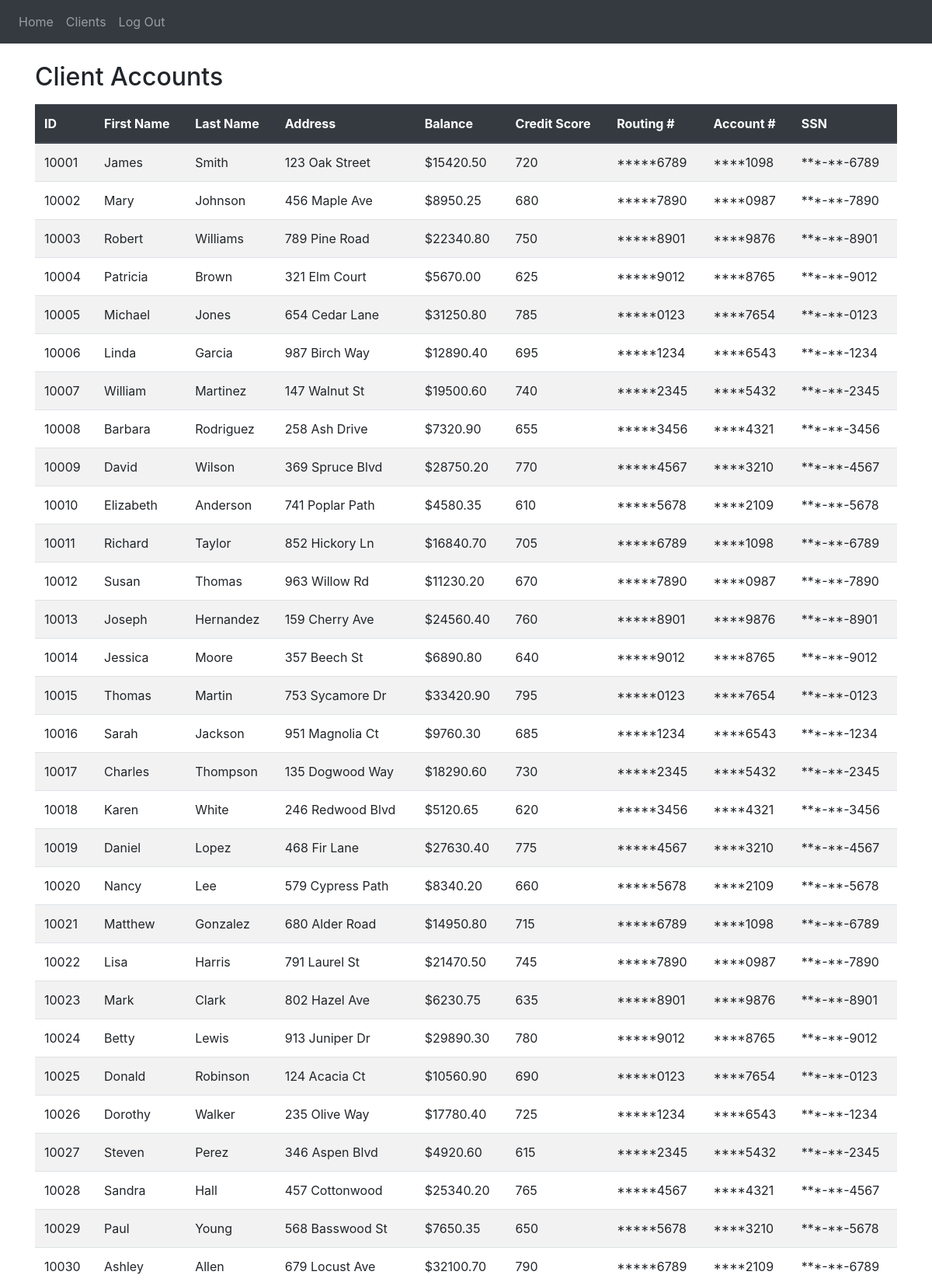
Screenshot of /clients (signed in, upper part) with the database file from the repository.
### website/models.py (models this page shows)
class Customer(db.Model):
    customerNum = db.Column(db.Integer, primary_key=True, nullable=False)
    customerFirst = db.Column(db.String(150))
    customerLast = db.Column(db.String(150))
    address = db.Column(db.String(20))
    balance = db.Column(db.Float)
    creditScore = db.Column(db.Integer)
    bankNumR = db.Column(db.Integer)
    bankNumA = db.Column(db.String(12))
    SSN = db.Column(db.Integer)

### website/views.py (the view)
@views.route('/clients')
@login_required
def customers():
    all_customers = Customer.query.all()
    return render_template("clients.html", customers=all_customers, user=current_user)

### website/templates/clients.html
{% extends "base.html" %}{% block title %}View Clients{% endblock %}
{% block content %}
<h2 class="mt-4">Client Accounts</h2>
<table class="table table-striped table-hover mt-3">
  <thead class="thead-dark">
    <tr>
      <th>ID</th>
      <th>First Name</th>
      <th>Last Name</th>
      <th>Address</th>
      <th>Balance</th>
      <th>Credit Score</th>
      <th>Routing #</th>
      <th>Account #</th>
      <th>SSN</th>
    </tr>
  </thead>
  <tbody>
    {% for c in customers %}
    <tr>
      <td>{{ c.customerNum }}</td>
      <td>{{ c.customerFirst }}</td>
      <td>{{ c.customerLast }}</td>
      <td>{{ c.address }}</td>
      <td>${{ "%.2f"|format(c.balance) }}</td>
      <td>{{ c.creditScore }}</td>
      {% if user.role in ['admin', 'owner'] %}
        <td>{{ c.bankNumR }}</td>
      {% else %}
        <td>*****{{ (c.bankNumR|string)[-4:] }}</td>
      {% endif %}
      {% if current_user.role in ['admin','owner'] %}
        <td>{{ c.bankNumA }}</td>
        <td>{{ c.SSN }}</td>
      {% else %}
        <td>****{{ c.bankNumA[-4:] }}</td>
        <td>***-**-{{ ("%09d"|format(c.SSN))[-4:] }}</td>
      {% endif %}
    </tr>
    {% endfor %}
  </tbody>
</table>
{% endblock %}

### rows the page displays
Customer: customerNum "10001", customerFirst "James", customerLast "Smith", address "123 Oak Street", balance "15420.50", creditScore "720", bankNumR "6789", bankNumA "1098", SSN "6789"
Customer: customerNum "10002", customerFirst "Mary", customerLast "Johnson", address "456 Maple Ave", balance "8950.25", creditScore "680", bankNumR "7890", bankNumA "0987", SSN "7890"
Customer: customerNum "10003", customerFirst "Robert", customerLast "Williams", address "789 Pine Road", balance "22340.80", creditScore "750", bankNumR "8901", bankNumA "9876", SSN "8901"
Customer: customerNum "10004", customerFirst "Patricia", customerLast "Brown", address "321 Elm Court", balance "5670.00", creditScore "625", bankNumR "9012", bankNumA "8765", SSN "9012"
Customer: customerNum "10005", customerFirst "Michael", customerLast "Jones", address "654 Cedar Lane", balance "31250.80", creditScore "785", bankNumR "0123", bankNumA "7654", SSN "0123"
Customer: customerNum "10006", customerFirst "Linda", customerLast "Garcia", address "987 Birch Way", balance "12890.40", creditScore "695", bankNumR "1234", bankNumA "6543", SSN "1234"
Customer: customerNum "10007", customerFirst "William", customerLast "Martinez", address "147 Walnut St", balance "19500.60", creditScore "740", bankNumR "2345", bankNumA "5432", SSN "2345"
Customer: customerNum "10008", customerFirst "Barbara", customerLast "Rodriguez", address "258 Ash Drive", balance "7320.90", creditScore "655", bankNumR "3456", bankNumA "4321", SSN "3456"
Customer: customerNum "10009", customerFirst "David", customerLast "Wilson", address "369 Spruce Blvd", balance "28750.20", creditScore "770", bankNumR "4567", bankNumA "3210", SSN "4567"
Customer: customerNum "10010", customerFirst "Elizabeth", customerLast "Anderson", address "741 Poplar Path", balance "4580.35", creditScore "610", bankNumR "5678", bankNumA "2109", SSN "5678"
Customer: customerNum "10011", customerFirst "Richard", customerLast "Taylor", address "852 Hickory Ln", balance "16840.70", creditScore "705", bankNumR "6789", bankNumA "1098", SSN "6789"
Customer: customerNum "10012", customerFirst "Susan", customerLast "Thomas", address "963 Willow Rd", balance "11230.20", creditScore "670", bankNumR "7890", bankNumA "0987", SSN "7890"
Customer: customerNum "10013", customerFirst "Joseph", customerLast "Hernandez", address "159 Cherry Ave", balance "24560.40", creditScore "760", bankNumR "8901", bankNumA "9876", SSN "8901"
Customer: customerNum "10014", customerFirst "Jessica", customerLast "Moore", address "357 Beech St", balance "6890.80", creditScore "640", bankNumR "9012", bankNumA "8765", SSN "9012"
Customer: customerNum "10015", customerFirst "Thomas", customerLast "Martin", address "753 Sycamore Dr", balance "33420.90", creditScore "795", bankNumR "0123", bankNumA "7654", SSN "0123"
Customer: customerNum "10016", customerFirst "Sarah", customerLast "Jackson", address "951 Magnolia Ct", balance "9760.30", creditScore "685", bankNumR "1234", bankNumA "6543", SSN "1234"
Customer: customerNum "10017", customerFirst "Charles", customerLast "Thompson", address "135 Dogwood Way", balance "18290.60", creditScore "730", bankNumR "2345", bankNumA "5432", SSN "2345"
Customer: customerNum "10018", customerFirst "Karen", customerLast "White", address "246 Redwood Blvd", balance "5120.65", creditScore "620", bankNumR "3456", bankNumA "4321", SSN "3456"
Customer: customerNum "10019", customerFirst "Daniel", customerLast "Lopez", address "468 Fir Lane", balance "27630.40", creditScore "775", bankNumR "4567", bankNumA "3210", SSN "4567"
Customer: customerNum "10020", customerFirst "Nancy", customerLast "Lee", address "579 Cypress Path", balance "8340.20", creditScore "660", bankNumR "5678", bankNumA "2109", SSN "5678"
Customer: customerNum "10021", customerFirst "Matthew", customerLast "Gonzalez", address "680 Alder Road", balance "14950.80", creditScore "715", bankNumR "6789", bankNumA "1098", SSN "6789"
Customer: customerNum "10022", customerFirst "Lisa", customerLast "Harris", address "791 Laurel St", balance "21470.50", creditScore "745", bankNumR "7890", bankNumA "0987", SSN "7890"
Customer: customerNum "10023", customerFirst "Mark", customerLast "Clark", address "802 Hazel Ave", balance "6230.75", creditScore "635", bankNumR "8901", bankNumA "9876", SSN "8901"
Customer: customerNum "10024", customerFirst "Betty", customerLast "Lewis", address "913 Juniper Dr", balance "29890.30", creditScore "780", bankNumR "9012", bankNumA "8765", SSN "9012"
Customer: customerNum "10025", customerFirst "Donald", customerLast "Robinson", address "124 Acacia Ct", balance "10560.90", creditScore "690", bankNumR "0123", bankNumA "7654", SSN "0123"
Customer: customerNum "10026", customerFirst "Dorothy", customerLast "Walker", address "235 Olive Way", balance "17780.40", creditScore "725", bankNumR "1234", bankNumA "6543", SSN "1234"
Customer: customerNum "10027", customerFirst "Steven", customerLast "Perez", address "346 Aspen Blvd", balance "4920.60", creditScore "615", bankNumR "2345", bankNumA "5432", SSN "2345"
Customer: customerNum "10028", customerFirst "Sandra", customerLast "Hall", address "457 Cottonwood", balance "25340.20", creditScore "765", bankNumR "4567", bankNumA "4321", SSN "4567"
Customer: customerNum "10029", customerFirst "Paul", customerLast "Young", address "568 Basswood St", balance "7650.35", creditScore "650", bankNumR "5678", bankNumA "3210", SSN "5678"
Customer: customerNum "10030", customerFirst "Ashley", customerLast "Allen", address "679 Locust Ave", balance "32100.70", creditScore "790", bankNumR "6789", bankNumA "2109", SSN "6789"
